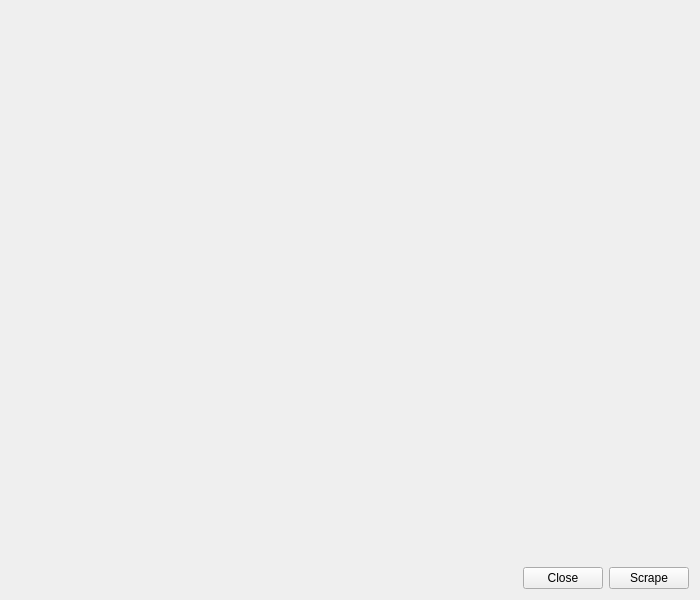
<?xml version="1.0" encoding="UTF-8"?>
<ui version="4.0">
 <class>TvShowSearch</class>
 <widget class="QDialog" name="TvShowSearch">
  <property name="windowModality">
   <enum>Qt::WindowModality::WindowModal</enum>
  </property>
  <property name="geometry">
   <rect>
    <x>0</x>
    <y>0</y>
    <width>700</width>
    <height>600</height>
   </rect>
  </property>
  <property name="windowTitle">
   <string>Search Result</string>
  </property>
  <property name="windowIcon">
   <iconset resource="../../../data/MediaElch.qrc">
    <normaloff>:/img/MediaElch.png</normaloff>:/img/MediaElch.png</iconset>
  </property>
  <property name="modal">
   <bool>true</bool>
  </property>
  <layout class="QVBoxLayout" name="verticalLayout" stretch="1,0">
   <item>
    <widget class="TvShowSearchWidget" name="tvShowSearchWidget" native="true"/>
   </item>
   <item>
    <layout class="QHBoxLayout" name="horizontalLayout">
     <item>
      <spacer name="horizontalSpacer">
       <property name="orientation">
        <enum>Qt::Horizontal</enum>
       </property>
       <property name="sizeHint" stdset="0">
        <size>
         <width>40</width>
         <height>20</height>
        </size>
       </property>
      </spacer>
     </item>
     <item>
      <widget class="QPushButton" name="buttonClose">
       <property name="text">
        <string>Close</string>
       </property>
       <property name="autoDefault">
        <bool>false</bool>
       </property>
      </widget>
     </item>
     <item>
      <widget class="QPushButton" name="buttonScrape">
       <property name="text">
        <string>Scrape</string>
       </property>
       <property name="autoDefault">
        <bool>false</bool>
       </property>
      </widget>
     </item>
    </layout>
   </item>
  </layout>
 </widget>
 <customwidgets>
  <customwidget>
   <class>TvShowSearchWidget</class>
   <extends>QWidget</extends>
   <header>ui/tv_show/TvShowSearchWidget.h</header>
   <container>1</container>
  </customwidget>
 </customwidgets>
 <resources>
  <include location="../../../data/MediaElch.qrc"/>
 </resources>
 <connections/>
</ui>
